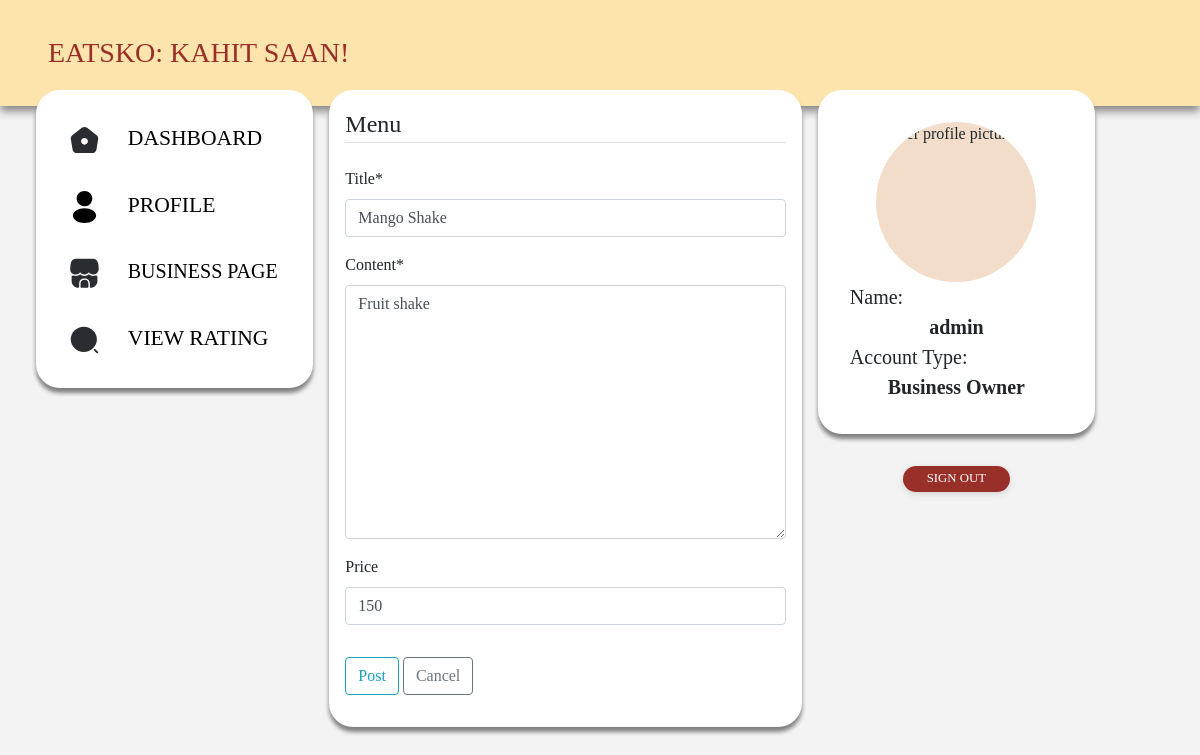
The page /business/menu/22/update/ (signed in) on the database its author committed.
### userdashboard/models.py (models this page shows, shortened)
class Menu(models.Model):
    title = models.CharField(max_length=100)
    eatery = models.ForeignKey(Eatery, on_delete=models.CASCADE, null=True, related_name='menuitems')
    content = models.TextField()
    price = models.IntegerField(null=True, blank=True)
    date_posted = models.DateTimeField(default=timezone.now)
    author = models.ForeignKey(User, on_delete=models.CASCADE)

### businessdashboard/views.py (the view, shortened to what this page needs)
# urls.py: path('menu/<int:pk>/update/', MenuUpdateView.as_view(), name='menu-update'),
class MenuUpdateView(LoginRequiredMixin, UserPassesTestMixin, UpdateView):
    model = Menu
    template_name = 'businessdashboard/menu_form.html'
    fields = ['title', 'content', 'price']
    def test_func(self):
        menu = self.get_object()
        if self.request.user == menu.author:
            return True
        return False

### businessdashboard/templates/businessdashboard/menu_form.html (shortened to what this page needs)
{% extends "businessdashboard/base.html" %}
{% load crispy_forms_tags %}
{% block content %}
    <div class="content-section">
        <form method="POST">
            <fieldset class="form-group">
                <legend class="border-bottom mb-4">Menu</legend>
                {{ form|crispy }}
            </fieldset>
            <div class="form-group">
                <button class="btn btn-outline-info" type="submit">Post</button>
                <a class="btn btn-outline-secondary" href="{% url 'businessdashboard-businesspage' %}">Cancel</a>
            </div>
        </form>
    </div>
{% endblock content %}

### businessdashboard/templates/businessdashboard/base.html (shortened to what this page needs)
{% load static %}
<!DOCTYPE html>
<html lang="en">
    <head>
        <link rel="stylesheet" href="https://maxcdn.bootstrapcdn.com/bootstrap/4.0.0/css/bootstrap.min.css">
        <link rel="stylesheet" type="text/css" href="{% static 'cssbusiness/main.css' %}">
    </head>
    <body>
        <header class="container-fluid site-header">
            <span class="header-txt">EATSKO: KAHIT SAAN!</span>
        </header>
        <div class="row px-5">
            <div class="col-3 m-0 p-0">
                <nav class="nav flex-column site-panel site-sidebar">
                    <a class="sidebar-btn" href="{% url 'businessdashboard-dashboard' %}"
                                           {% if page == 'profile' %} onclick="return confirm('Exit without saving?');" {% endif %}>
                        <div class="sidebar-btn-container {% if page == 'dashboard' %} sidebar-active-container {% endif %}">
                            <img class="sidebar-btn-icon" src="{% static 'media/home.svg' %}" alt="home-icon">
                            <span class="sidebar-btn-text">DASHBOARD</span>
                        </div>
                    </a>
                    <a class="sidebar-btn" href="{% url 'businessdashboard-profile' %}"
                                           {% if page == 'profile' %} onclick="return confirm('Exit without saving?');" {% endif %}>
                        <div class="sidebar-btn-container {% if page == 'profile' %} sidebar-active-container {% endif %}">
                            <img class="sidebar-btn-icon" src="{% static 'media/profile.svg' %}" alt="profile-icon">
                            <span class="sidebar-btn-text">PROFILE</span>
                        </div>
                    </a>
                    <a class="sidebar-btn" href="{% url 'businessdashboard-businesspage' %}"
                                           {% if page == 'profile' %} onclick="return confirm('Exit without saving?');" {% endif %}>
                        <div class="sidebar-btn-container {% if page == 'businesspage' or page == 'editbusinesspage' %} sidebar-active-container {% endif %}">
                            <img class="sidebar-btn-icon" src="{% static 'media/shop.svg' %}" alt="businesspage-icon">
                            <span class="sidebar-btn-text business-page-text">BUSINESS PAGE</span>
                        </div>
                    </a>
                    <a class="sidebar-btn" href="{% url 'businessdashboard-viewrating' %}"
                                           {% if page == 'profile' %} onclick="return confirm('Exit without saving?');" {% endif %}>
                        <div class="sidebar-btn-container {% if page == 'viewrating' %} sidebar-active-container {% endif %}">
                            <img class="sidebar-btn-icon" src="{% static 'media/search-normal-1.svg' %}" alt="viewrating-icon">
                            <span class="sidebar-btn-text">VIEW RATING</span>
                        </div>
                    </a>
                </nav>
            </div>
            <div class="col-5 site-panel main">
                {% block content %}{% endblock content %}
            </div>
            <div class="col-3 m-0 p-0">
                <div class="site-panel site-end-container">
                    <div class="site-profile">
                        <img class="mx-auto d-block rounded-circle profile-img" src="{{ user.user_profile.profile_picture.url }}" alt="user profile picture">
                        <div class="profile-label">
                            <span class="profile-label-txt profile-txt">Name:</span>
                            <div class="profile-content">
                                <span class="profile-content-txt profile-txt">{{ user.username }}</span>
                            </div>
                        </div>
                        <div class="profile-label">
                            <span class="profile-label-txt profile-txt">Account Type:</span>
                            <div class="profile-content">
                                <span class="profile-content-txt profile-txt">
                                    Business Owner
                                </span>
                            </div>
                        </div>
                    </div>
                </div>
                    <div class="signout-container">
                        <a class="signout-btn" href="{% url 'sessionmanager-logout' %}"
                                           {% if page == 'profile' %} onclick="return confirm('Exit without saving?');" {% endif %}>
                            <div class="signout-txt-container">
                                <span class="signout-txt">SIGN OUT</span>
                            </div>
                        </a>
                    </div>
            </div>
        </div>
    </body>
</html>

### businessdashboard/static/cssbusiness/main.css (style rules this page uses)
:root { --primary-color: #982f28; --secondary-color: #fde4ac; --tertiary-color: #f2dcca; --icon-color: #d58b4f; --bg-color: #F3F3F3; }
* { font-family: Montserrat; }
body { background: var(--bg-color); height: 100%; }
html { height: 100%; }
.site-header { padding: 2em 3em; margin-bottom: -1em; background: var(--secondary-color); filter: drop-shadow(0px 5px 5px gray); }
.header-txt { color: var(--primary-color); font-size: 1.75em; }
.site-panel { background-color: white; border-radius: 1.5em; margin: 0px 1.13%; padding: 1em; filter: drop-shadow(0px 5px 2px gray); }
.sidebar-btn-container { padding: 0.75em; border-radius: 1.2em; font-size:1.35em; }
.sidebar-btn-icon { width: 1.5em; height: 1.5em; margin-right:1em; }
.sidebar-btn-text { color: black; font-weight: 500; }
.business-page-text { font-size:20px; }
.site-end-container { padding: 2em; }
.signout-container { display: flex; justify-content: center; }
.signout-txt-container { display: flex; margin: 2em; padding: 0.2em 1.5em; background: var(--primary-color); border-radius: 1em; justify-content: center; align-items: center; filter: drop-shadow(0px 2px 3px lightgray); }
.signout-txt { color: white; font-size: 0.8em; }
.profile-img { background: var(--tertiary-color); width: 10em; height: 10em; }
.profile-label { font-size: 1.25em; }
.profile-label-txt { font-weight: 200; }
.profile-content { text-align: center; }
.profile-content-txt { font-weight: 600; }

### rows shown on the page
Menu: title "Mango Shake", content "Fruit shake", price "150"

### other values the page prints
{{ user.username }} "admin"
